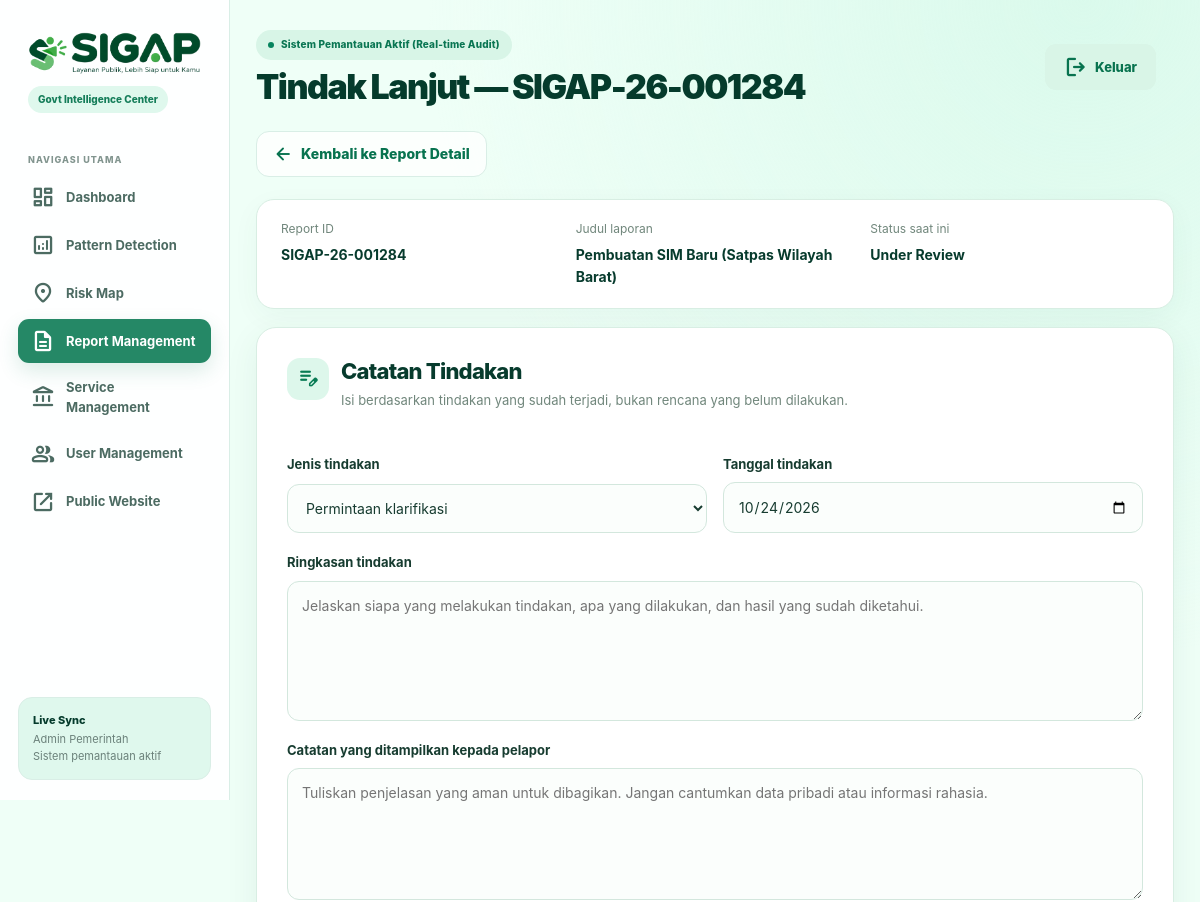
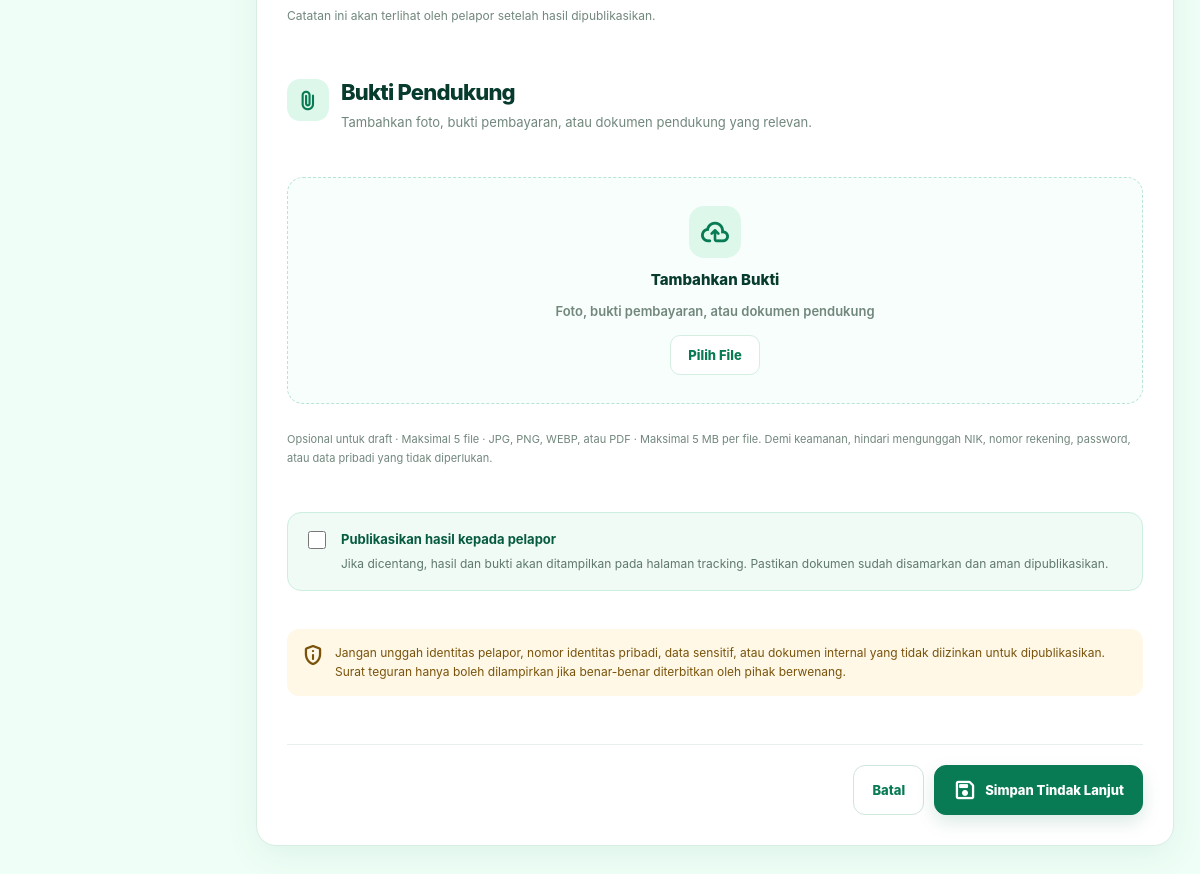
The page /admin/report_follow_up.php?id=1 (signed in) on the database its author committed (2 pictures, top to bottom).
### tables this page shows
CREATE TABLE reports (
    id BIGINT UNSIGNED AUTO_INCREMENT PRIMARY KEY,
    report_code VARCHAR(40) NOT NULL UNIQUE,
    access_code VARCHAR(40) NULL,
    user_id INT UNSIGNED NULL,
    service_id INT UNSIGNED NULL,
    location_id INT UNSIGNED NULL,
    report_mode ENUM('anonymous','account') NOT NULL DEFAULT 'anonymous',
    incident_type ENUM('additional_fee','no_receipt','delay','broker','other') NOT NULL DEFAULT 'other',
    title VARCHAR(200) NOT NULL,
    chronology TEXT NOT NULL,
    requested_amount DECIMAL(15,2) NULL,
    official_amount DECIMAL(15,2) NULL,
    discrepancy_amount DECIMAL(15,2) NULL,
    incident_at DATETIME NULL,
    risk_level ENUM('low','moderate','elevated','high') NOT NULL DEFAULT 'moderate',
    status ENUM('new','pending_review','under_review','follow_up','resolved','rejected') NOT NULL DEFAULT 'new',
    assigned_to INT UNSIGNED NULL,
    latitude DECIMAL(10,7) NULL,
    longitude DECIMAL(10,7) NULL,
    is_anonymous TINYINT(1) NOT NULL DEFAULT 1,
    created_at TIMESTAMP DEFAULT CURRENT_TIMESTAMP,
    updated_at TIMESTAMP DEFAULT CURRENT_TIMESTAMP ON UPDATE CURRENT_TIMESTAMP,
    FOREIGN KEY(user_id) REFERENCES users(id) ON UPDATE CASCADE ON DELETE SET NULL,
    FOREIGN KEY(service_id) REFERENCES public_services(id) ON UPDATE CASCADE ON DELETE SET NULL,
    FOREIGN KEY(location_id) REFERENCES locations(id) ON UPDATE CASCADE ON DELETE SET NULL,
    FOREIGN KEY(assigned_to) REFERENCES users(id) ON UPDATE CASCADE ON DELETE SET NULL,
    INDEX idx_report_status(status),
    INDEX idx_report_risk(risk_level),
    INDEX idx_report_service(service_id),
    INDEX idx_report_location(location_id),
    INDEX idx_report_created(created_at)
);

### config/helpers.php (called while the page is built, shortened)
<?php
function e($value): string
{
    return htmlspecialchars(
        (string) ($value ?? ''),
        ENT_QUOTES,
        'UTF-8'
    );
}

### public/admin/report_follow_up.php (the view, shortened to what this page needs)
<?php
require_once __DIR__ . '/../../config/database.php';
require_once __DIR__ . '/../../config/helpers.php';
require_once __DIR__ . '/_layout.php';
$id = filter_input(INPUT_GET, 'id', FILTER_VALIDATE_INT) ?: filter_input(INPUT_POST, 'report_id', FILTER_VALIDATE_INT);
$stmt = $pdo->prepare('SELECT id, report_code, title, status FROM reports WHERE id = ? LIMIT 1');
$stmt->execute([$id]);
$report = $stmt->fetch(PDO::FETCH_ASSOC);
$allowedActions = [
    'clarification_request' => 'Permintaan klarifikasi',
    'initial_review' => 'Pemeriksaan awal',
    'official_warning' => 'Teguran resmi',
    'service_correction' => 'Perbaikan layanan',
    'official_fee_confirmation' => 'Konfirmasi tarif resmi',
    'other' => 'Tindakan lainnya',
];
?>
<link rel="stylesheet"
      href="/assets/css/admin_report_follow_up.css">
<div class="report-followup-page">
    <div class="report-followup-heading">
        <a class="report-detail-back" href="/admin/report_detail.php?id=<?= (int) $id ?>"><span class="material-symbols-rounded">arrow_back</span> Kembali ke Report Detail</a>
    </div>
    <section class="card report-followup-report-card">
        <div><small>Report ID</small><strong><?= e((string) $report['report_code']) ?></strong></div>
        <div><small>Judul laporan</small><strong><?= e((string) $report['title']) ?></strong></div>
        <div><small>Status saat ini</small><strong><?= e(ucwords(str_replace('_', ' ', (string) $report['status']))) ?></strong></div>
    </section>
    <form class="card report-followup-form" method="post" enctype="multipart/form-data">
        <div class="report-followup-section-title"><span class="material-symbols-rounded">edit_note</span><div><h2>Catatan Tindakan</h2><p>Isi berdasarkan tindakan yang sudah terjadi, bukan rencana yang belum dilakukan.</p></div></div>
        <div class="report-followup-fields">
            <label>Jenis tindakan <select name="action_type" required><?php foreach ($allowedActions as $value => $label): ?><option value="<?= e($value) ?>" <?= (($_POST['action_type'] ?? '') === $value) ? 'selected' : '' ?>><?= e($label) ?></option><?php endforeach; ?></select></label>
            <label>Tanggal tindakan <input type="date" name="action_date" required value="<?= e((string) ($_POST['action_date'] ?? date('Y-m-d'))) ?>"></label>
            <label class="field-full">Ringkasan tindakan <textarea name="summary" rows="5" required minlength="15" maxlength="10000" placeholder="Jelaskan siapa yang melakukan tindakan, apa yang dilakukan, dan hasil yang sudah diketahui."><?= e((string) ($_POST['summary'] ?? '')) ?></textarea></label>
            <label class="field-full">Catatan yang ditampilkan kepada pelapor <textarea name="public_note" rows="3" maxlength="5000" placeholder="Tuliskan penjelasan yang aman untuk dibagikan. Jangan cantumkan data pribadi atau informasi rahasia."><?= e((string) ($_POST['public_note'] ?? '')) ?></textarea><small>Catatan ini akan terlihat oleh pelapor setelah hasil dipublikasikan.</small></label>
        </div>
        <div class="report-followup-section-title evidence-title"><span class="material-symbols-rounded">attach_file</span><div><h2>Bukti Pendukung</h2><p>Tambahkan foto, bukti pembayaran, atau dokumen pendukung yang relevan.</p></div></div>
        <div class="report-followup-upload">
            <label class="report-followup-upload-area" for="followup-evidence">
                <span class="material-symbols-rounded upload-icon" aria-hidden="true">cloud_upload</span>
                <strong>Tambahkan Bukti</strong>
                <span class="upload-description">Foto, bukti pembayaran, atau dokumen pendukung</span>
                <span class="upload-select-button">Pilih File</span>
            </label>
            <p class="followup-evidence-help">Opsional untuk draft · Maksimal 5 file · JPG, PNG, WEBP, atau PDF · Maksimal 5 MB per file. Demi keamanan, hindari mengunggah NIK, nomor rekening, password, atau data pribadi yang tidak diperlukan.</p>
        </div>
        <label class="report-followup-publish"><input type="checkbox" name="publish_result" value="1"><span><strong>Publikasikan hasil kepada pelapor</strong><small>Jika dicentang, hasil dan bukti akan ditampilkan pada halaman tracking. Pastikan dokumen sudah disamarkan dan aman dipublikasikan.</small></span></label>
        <div class="report-followup-notice"><span class="material-symbols-rounded">privacy_tip</span><p>Jangan unggah identitas pelapor, nomor identitas pribadi, data sensitif, atau dokumen internal yang tidak diizinkan untuk dipublikasikan. Surat teguran hanya boleh dilampirkan jika benar-benar diterbitkan oleh pihak berwenang.</p></div>
        <div class="report-followup-form-actions"><a class="btn report-followup-secondary" href="/admin/report_detail.php?id=<?= (int) $id ?>">Batal</a><button class="btn btn-primary" type="submit"><span class="material-symbols-rounded">save</span> Simpan Tindak Lanjut</button></div>
    </form>
</div>

### public/assets/css/style.css (style rules this page uses)
:root { --green-950: #053b2c; --green-900: #075b41; --green-850: #0a6a4b; --green-800: #08734f; --green-700: #147d59; --green-600: #258866; --mint-0: #f5fffa; --mint: #effff7; --mint-2: #dff8ed; --mint-3: #d2f5e4; --mint-4: #c3efdc; --text: #092d23; --muted: #6b817a; --muted-2: #82958f; --white: #fff; --line: #d9eee6; --line-strong: #c7e5d9; --amber: #e4a22e; --red: #cf3c3c; --shadow: 0 10px 34px rgba(16, 80, 58, .07); --shadow-hover: 0 18px 42px rgba(16, 80, 58, .12); --radius-sm: 10px; --radius-md: 14px; --radius-lg: 18px; --radius-xl: 24px; --ease: cubic-bezier(.22, .61, .36, 1); }
* { box-sizing: border-box; }
html { scroll-behavior: smooth; }
body { margin: 0; background: var(--mint); color: var(--text); font-family: Inter, ui-sans-serif, system-ui, -apple-system, "Segoe UI", Roboto, Arial, sans-serif; font-size: 14px; line-height: 1.55; -webkit-font-smoothing: antialiased; }
body::before { content: ""; position: fixed; inset: 0; pointer-events: none; background: radial-gradient(circle at 8% 0%, rgba(190, 244, 220, .28), transparent 28%), radial-gradient(circle at 95% 12%, rgba(205, 247, 228, .20), transparent 25%); z-index: -1; }
a { color: inherit; text-decoration: none; transition: color .18s var(--ease); }
button, input, select, textarea { font: inherit; }
button { cursor: pointer; }
h1, h2, h3, h4 { color: var(--text); font-weight: 850; letter-spacing: -.035em; line-height: 1.16; }
h2 { font-size: 26px; margin: 0 0 12px; }
p { margin: 0 0 12px; }
small { font-size: 11px; color: var(--muted); }
.btn, .card, .notice, .public-nav a, .side-nav a, .input, .select, .searchbar { transition: transform .2s var(--ease), box-shadow .2s var(--ease), border-color .2s var(--ease), background-color .2s var(--ease), color .2s var(--ease); }
.btn { display: inline-flex; align-items: center; justify-content: center; gap: 7px; border: 1px solid transparent; border-radius: 11px; padding: 11px 16px; font-weight: 800; font-size: 13px; cursor: pointer; box-shadow: none; }
.btn-primary { background: var(--green-800); color: #fff; box-shadow: 0 7px 18px rgba(8, 115, 79, .15); }
.card { background: rgba(255, 255, 255, .96); border: 1px solid var(--line); border-radius: var(--radius-lg); padding: 22px; box-shadow: var(--shadow); }
.card h2, .card h3 { margin-top: 0; }
.reveal { opacity: 0; transform: translateY(8px); transition: opacity .45s var(--ease), transform .45s var(--ease), box-shadow .2s var(--ease), border-color .2s var(--ease); }
.reveal.is-visible { opacity: 1; transform: none; }
.admin-layout .material-symbols-rounded { font-family: "Material Symbols Rounded"; font-weight: normal; font-style: normal; line-height: 1; letter-spacing: normal; text-transform: none; white-space: nowrap; word-wrap: normal; direction: ltr; -webkit-font-feature-settings: "liga"; -webkit-font-smoothing: antialiased; font-feature-settings: "liga"; font-variation-settings: "FILL" 0, "wght" 500, "GRAD" 0, "opsz" 24; }

### rows shown on the page
reports: report_code "SIGAP-26-001284", title "Pembuatan SIM Baru (Satpas Wilayah Barat)", status "Under Review"

### other values the page prints
$title "Tindak Lanjut — SIGAP-26-001284"
form field action_type "Permintaan klarifikasi"
